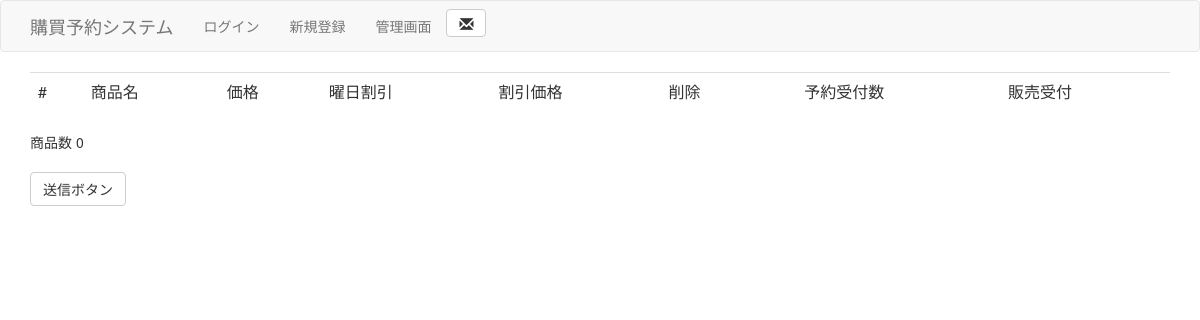
Page /console/menu_change.php on the earlier database version.
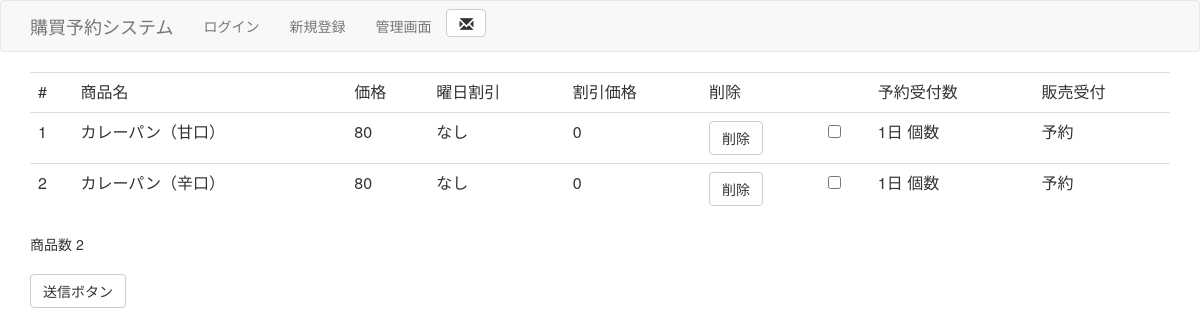
Same page on the later database version.
### tables this page shows
CREATE TABLE `products` (
  `id` int(255) NOT NULL,
  `name` varchar(255) NOT NULL,
  `value` int(255) NOT NULL,
  `dis_day` int(255) NOT NULL,
  `dis_value` int(255) NOT NULL,
  `comment` varchar(255) NOT NULL
);

### console/menu_change.php (the view, shortened to what this page needs)
<form action="menu_changer.php" method="post">
<?php
require("../head.php");
output("メニュー管理ページ");
 ?>
<div class="container">
<table class="table">
<tr><td>#</td><td>商品名</td><td>価格</td><td>曜日割引</td><td>割引価格</td><td>削除</td><td></td><td>予約受付数</td><td>販売受付</td></tr>
<?php
require("../connect_db.php");
$week = array("日", "月", "火", "水", "木", "金", "土","なし");
$query = mysqli_query($link,'SELECT id,name,value,dis_day,dis_value FROM products');
$count = 0;
while ($row = mysqli_fetch_assoc($query)){
  $count ++;
  echo "<tr>";
  echo "<td>",$count,"</td>";
  echo "<td>",$row["name"],"</td>";
  echo "<td>",$row["value"],"</td>";
  echo "<td>",$week[$row["dis_day"]],"</td>";
  echo "<td>",$row["dis_value"],"</td>";
  echo "<td><button class=\"btn btn-default\" type='submit' name='del' value='",$row["name"],"'>削除</button></td>";
  echo "<td><input type='checkbox' name='edit' value='".$count."'></td>";
  echo "<td>1日 個数</td>";
  echo "<td>予約</td>";
  echo "</tr>";
}
  echo "</table>";
  echo "商品数 $count";
?>
<input class="btn btn-default" type="submit" value="送信ボタン">
</form>

### head.php
<?php
function output($title){
      echo <<<EOM
      <!DOCTYPE html>
      <meta charset="utf-8">
      <meta http-equiv="Content-Type" content="text/html; charset=UTF-8">
      <html lang = "ja">
      <head>
        <title> $title </title>
        <link href="https://maxcdn.bootstrapcdn.com/bootstrap/3.3.7/css/bootstrap.min.css" rel="stylesheet">
        <script src="https://maxcdn.bootstrapcdn.com/bootstrap/3.3.7/js/bootstrap.min.js"></script>
        <script src="https://ajax.googleapis.com/ajax/libs/jquery/1.11.2/jquery.min.js"></script>
      </head>
    <body>
      <nav class="navbar navbar-default">
        <div class="container">
          <div class="navbar-header">
            <a class="navbar-brand">購買予約システム</a>
          </div>
          <ul class="nav navbar-nav">
            <li class="active">
            <li><a href="/kobai-sys/mypage/login.php">ログイン</a></li>
            <li><a href="/kobai-sys/mypage/regist_form.php">新規登録</a></li>
            <li><a href="/kobai-sys/console">管理画面</a></li>
          </ul>
          <button type="button" class="btn btn-default navbar-btn">
            <span class="glyphicon glyphicon-envelope"></span>
          </button>
        </div>
      </nav>
EOM;
  }

Differences in the rows shown:
added products: name "カレーパン（甘口）", value "80", dis_day "なし", dis_value "0"
added products: name "カレーパン（辛口）", value "80", dis_day "なし", dis_value "0"
Other differences:
$count: "0" → "2"
